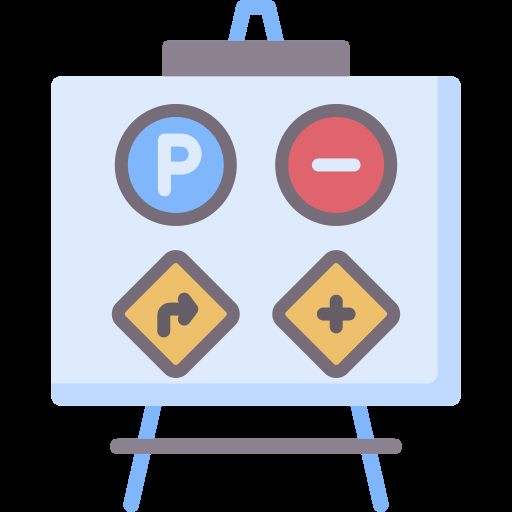
%> input picture Code/Images/traffic-signal.png, 512 x 512 px
$ octave --eval "result = segmentImageNew(imread('../Images/traffic-signal.png'));"   (GNU Octave 9; MATLAB toolbox functions it lacks are replaced by stand-ins)
%> lines starting %> are read from the running program, lines starting %| are printed output that depends on the picture; in (x1, y1, x2, y2) boxes, pixels count from 0 and x2, y2 are one past the last pixel; in counts of white or black regions, pixels touching at a corner belong together; the program's own positions count from 1
function [BW,maskedImage] = segmentImageNew(RGB)
%segmentImage Segment image using auto-generated code from imageSegmenter app
%  [BW,MASKEDIMAGE] = segmentImage(RGB) segments image RGB using
%  auto-generated code from the imageSegmenter app. The final segmentation
%  is returned in BW, and a masked image is returned in MASKEDIMAGE.

% Auto-generated by imageSegmenter app on 13-Jan-2021
%----------------------------------------------------


% Convert RGB image into L*a*b* color space.
X = rgb2lab(RGB);
%> X: size 512x512x3 double; mean of channels 1, 2, 3 45.8, 1.8, -4.3

% Auto clustering
s = rng;
rng('default');
L = imsegkmeans(single(X),2,'NumAttempts',2);
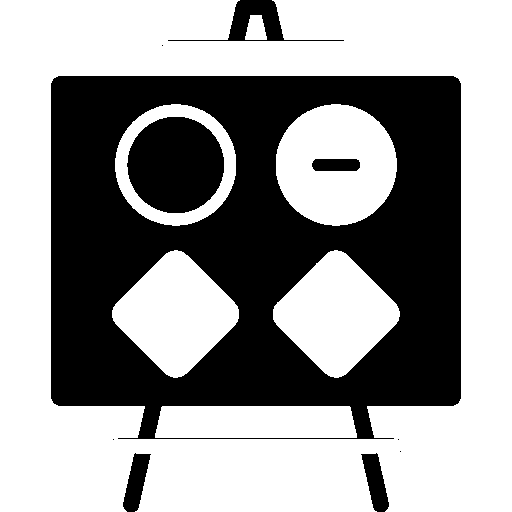
%> L: size 512x512 uint8; values 1 (black) and 2 (white), 59.8% white; 10 black regions (4 under 20 px), largest, box (x1, y1, x2, y2) and area: (51, 76, 461, 439) 94061, (127, 117, 224, 213) 7331, (168, 0, 344, 41) 1610, (123, 453, 151, 512) 938, (361, 453, 389, 512) 938, (312, 159, 360, 171) 551
rng(s);
BW = L == 2;

% Fill holes
BW = imfill(BW, 'holes');
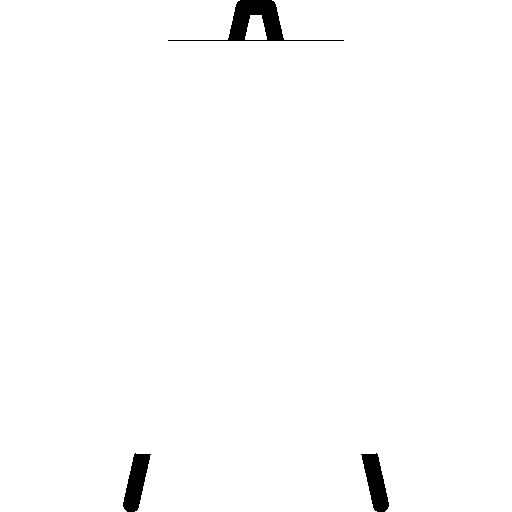
%> BW: size 512x512 logical; 98.7% white; 3 black regions, box (x1, y1, x2, y2) and area: (168, 0, 344, 41) 1610, (123, 453, 151, 512) 938, (361, 453, 389, 512) 938

% Open mask with disk
radius = 3;
decomposition = 0;
se = strel('disk', radius, decomposition);
BW = imopen(BW, se);
%> BW: size 512x512 logical; 98.7% white; 3 black regions, box (x1, y1, x2, y2) and area: (168, 0, 344, 41) 1638, (123, 453, 151, 512) 942, (361, 453, 389, 512) 942

% Clear borders
BW = imclearborder(BW);
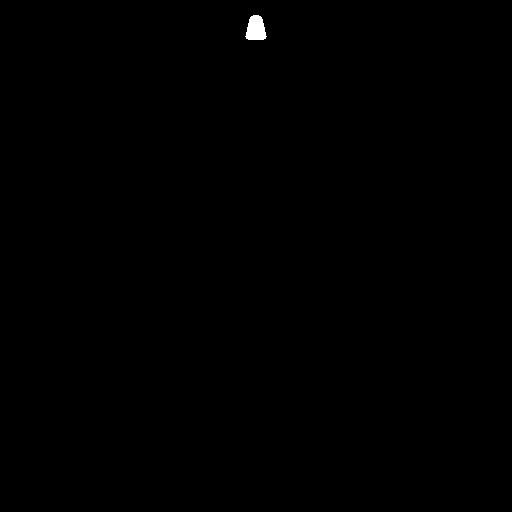
%> BW: size 512x512 logical; 0.16% white; 1 white region, box (x1, y1, x2, y2) and area: (245, 15, 267, 40) 408

% Dilate mask with disk
radius = 3;
decomposition = 0;
se = strel('disk', radius, decomposition);
BW = imdilate(BW, se);
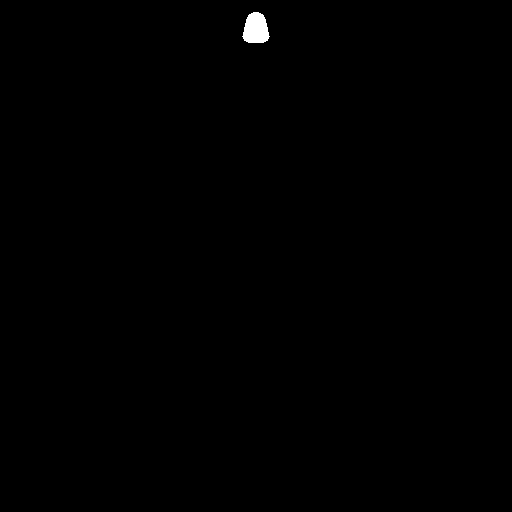
%> BW: size 512x512 logical; 0.25% white; 1 white region, box (x1, y1, x2, y2) and area: (242, 12, 270, 43) 654

% Create masked image.
maskedImage = RGB;
%> maskedImage is the input picture: size 512x512x3 uint8; mean R, G, B 111.2, 113.3, 122.3
maskedImage(repmat(~BW,[1 1 3])) = 0;
end
